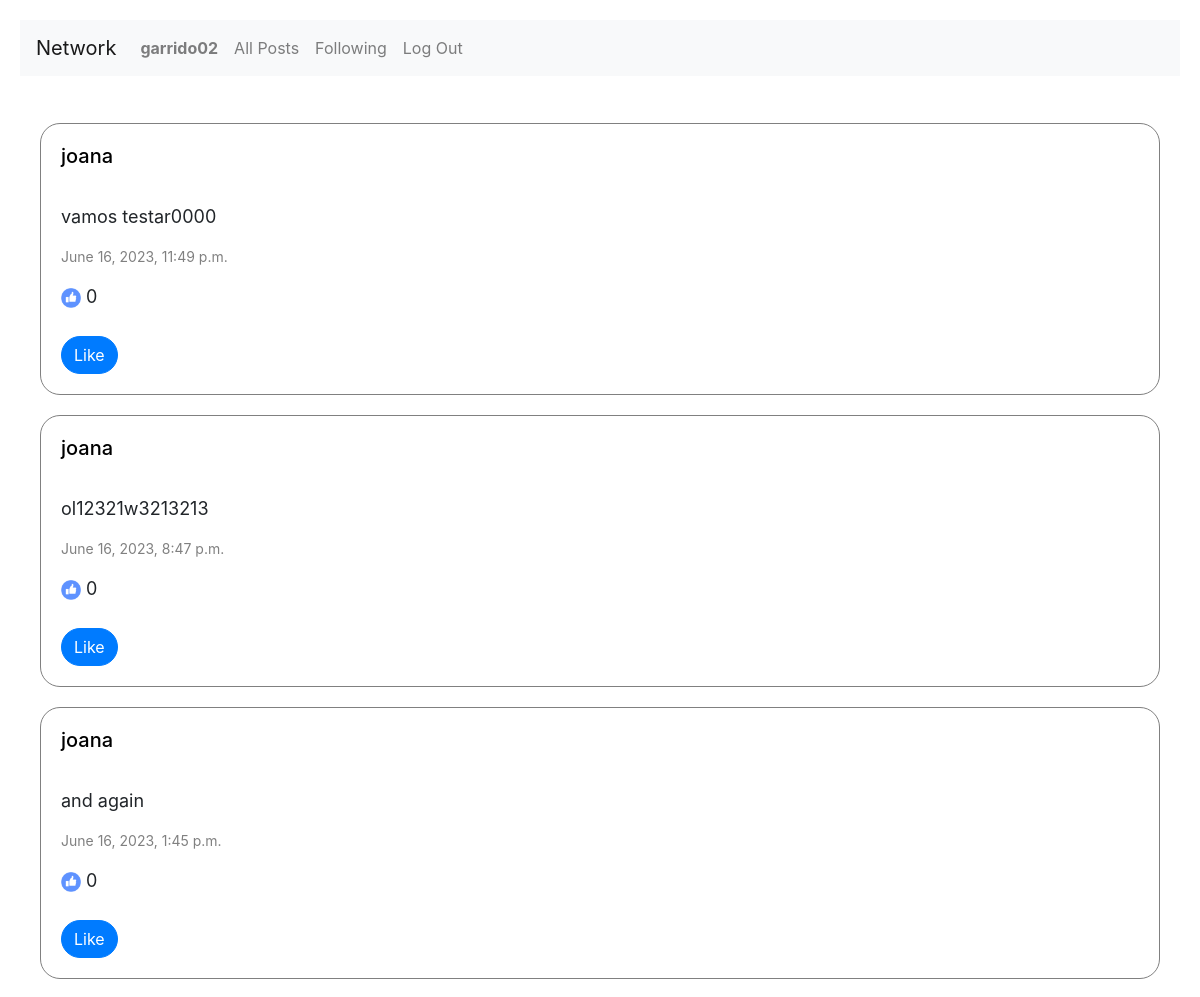
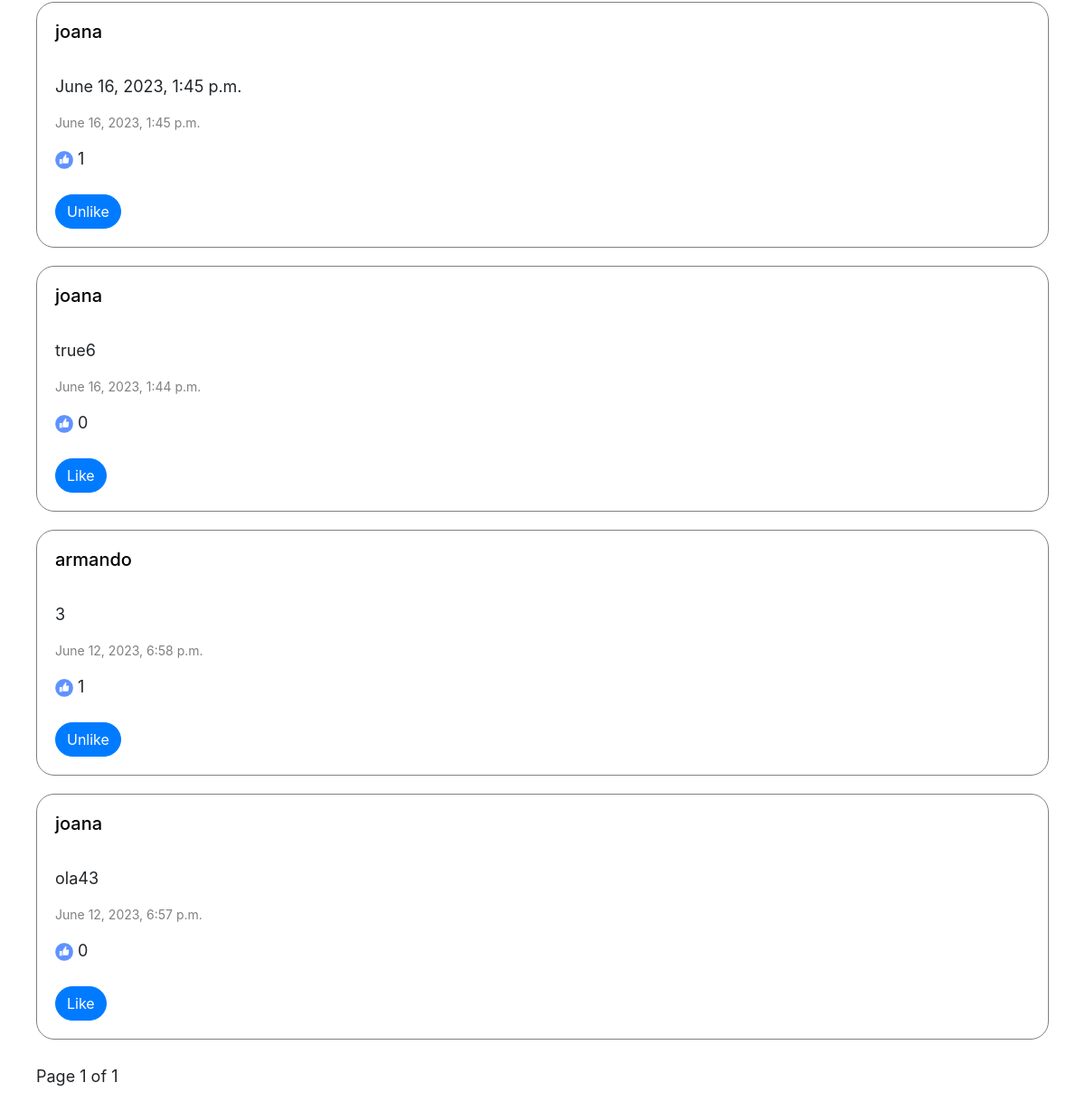
Page /following (signed in) on the committed database (2 pictures, top to bottom).
### network/models.py (models this page shows, shortened)
class User(AbstractUser):
    image = models.URLField(null=True, blank=True, max_length=9999)
    pass

class Post(models.Model):
    author = models.ForeignKey(User, on_delete=models.CASCADE, related_name='posts')
    body = models.TextField(blank=True)
    timestamp = models.DateTimeField(auto_now_add=True)
    likes = models.ManyToManyField(User, related_name="likes")

### network/views.py (the view)
# urls.py: path("following", views.following, name="following"),
def following(request):
    user = request.user
    try:
        following = Follow.objects.get(user__username=user)
        list = []
        for follow in following.following.all():
            list.append(follow)
        posts = Post.objects.filter(author__username__in=list)
        posts = posts.order_by('-timestamp').all()
        p = Paginator(posts, 10)
        page = request.GET.get('page')
        list = p.get_page(page)
        return render(request, "network/follow.html", {
            'user':user,
            'list':list
        })
    except Follow.DoesNotExist:
        return render(request, "network/index.html", {
            'message': 'You must be signed in to view this page'
        })

### network/templates/network/follow.html (shortened to what this page needs)
{% extends "network/layout.html" %}
{% load static %}
{% block body %}
{% if user.is_authenticated %}
    <br>
    <div id="main-container">
        <div id="post_container">
            {% for l in list %}
                <div class="post post_{{ l.id }}">
                    <a class="profile" href="{% url 'user_posts' l.author %}"><h5 class="profile">{{ l.author }}</h5></a>
                    <br>
                    <p class="body body_{{ l.id }}">{{ l.body }}</p>
                    <p class="timestamp timestamp_{{ l.id }}">{{ l.timestamp }}</p>
                    <p class="likes likes_{{ l.id }}"><image class="image" src="/static/network/like.png" alt="like"> {{ l.likes.all | length }}</p>
                        {% if user.is_authenticated %}
                            {% if l.author == user %}
                                <button class="btn btn-primary edit edit_{{ l.id }}" onclick="edit('{{ l.id }}')">Edit</button>
                            {% elif user != l.author %}
                                {% if user in l.likes.all %}
                                    <button class="btn btn-primary like like_{{ l.id }}" onclick="like('{{ l.id }}', '{{ l.author }}')">Unlike</button>
                                {% else %}
                                    <button class="btn btn-primary like like_{{ l.id }}" onclick="like('{{ l.id }}', '{{ l.author }}')">Like</button>
                                {% endif %}
                            {% endif %}
                        {% endif %}
                </div>
            {% endfor %}
        </div>
        <br>
        Page {{ list.number }} of {{ list.paginator.num_pages }}
    </div>
    </div>
{% endif %}
{% endblock %}

### network/templates/network/layout.html (shortened to what this page needs)
{% load static %}
<!DOCTYPE html>
<html lang="en">
    <head>
        <link rel="stylesheet" href="https://stackpath.bootstrapcdn.com/bootstrap/4.4.1/css/bootstrap.min.css">
        <link href="{% static 'network/styles.css' %}" rel="stylesheet">
    </head>
    <body>
        <nav class="navbar navbar-expand-lg navbar-light bg-light">
            <a class="navbar-brand" href="{% url 'index' %}">Network</a>
            <div>
              <ul class="navbar-nav mr-auto">
                    <li class="nav-item">
                        <a class="nav-link"><strong>{{ user.username }}</strong></a>
                    </li>
                    <li class="nav-item">
                        <a class="nav-link" id="all_posts" href="{% url 'index' %}">All Posts</a>
                    </li>
                {% if user.is_authenticated %}
                    <li class="nav-item">
                        <a class="nav-link" id="follow_posts" href="{% url 'following' %}">Following</a>
                    </li>
                    <li class="nav-item">
                        <a class="nav-link" href="{% url 'logout' %}">Log Out</a>
                    </li>
                {% endif %}
              </ul>
            </div>
          </nav>
        <div class="body">
            {% block body %}
            {% endblock %}
    </body>
</html>

### network/static/network/styles.css (style rules this page uses)
body { padding: 20px; }
#main-container, #profile-view { margin: 20px; }
.btn { margin-top: 10px; margin-right: 10px; }
.image, .image:hover { width: 20px; }
.post { border-radius: 20px; border: solid 1px gray; padding: 20px; transition-duration: 1.2s; margin-top: 20px; animation: none; animation-duration: 0.8s; animation-fill-mode: forwards; animation-play-state: paused; animation-timing-function: ease-in; }
.body { font-weight: normal; font-size: 18px; }
.timestamp { font-weight: normal; color: gray; font-size: 14px }
.profile { text-decoration: none; color: black }
.like { border-radius: 20px; }

### rows in the picture
User: username "garrido02"
Post: author "joana", body "vamos testar0000", timestamp "June 16, 2023, 11:49 p.m.", likes.all|length "0"
Post: author "joana", body "ol12321w3213213", timestamp "June 16, 2023, 8:47 p.m.", likes.all|length "0"
Post: author "joana", body "and again", timestamp "June 16, 2023, 1:45 p.m.", likes.all|length "0"
Post: author "joana", body "June 16, 2023, 1:45 p.m.", timestamp "June 16, 2023, 1:45 p.m.", likes.all|length "1"
Post: author "joana", body "true6", timestamp "June 16, 2023, 1:44 p.m.", likes.all|length "0"
Post: author "armando", body "3", timestamp "June 12, 2023, 6:58 p.m.", likes.all|length "1"
Post: author "joana", body "ola43", timestamp "June 12, 2023, 6:57 p.m.", likes.all|length "0"

### other values in the picture
{{ list.number }} "1"
{{ list.paginator.num_pages }} "1"
